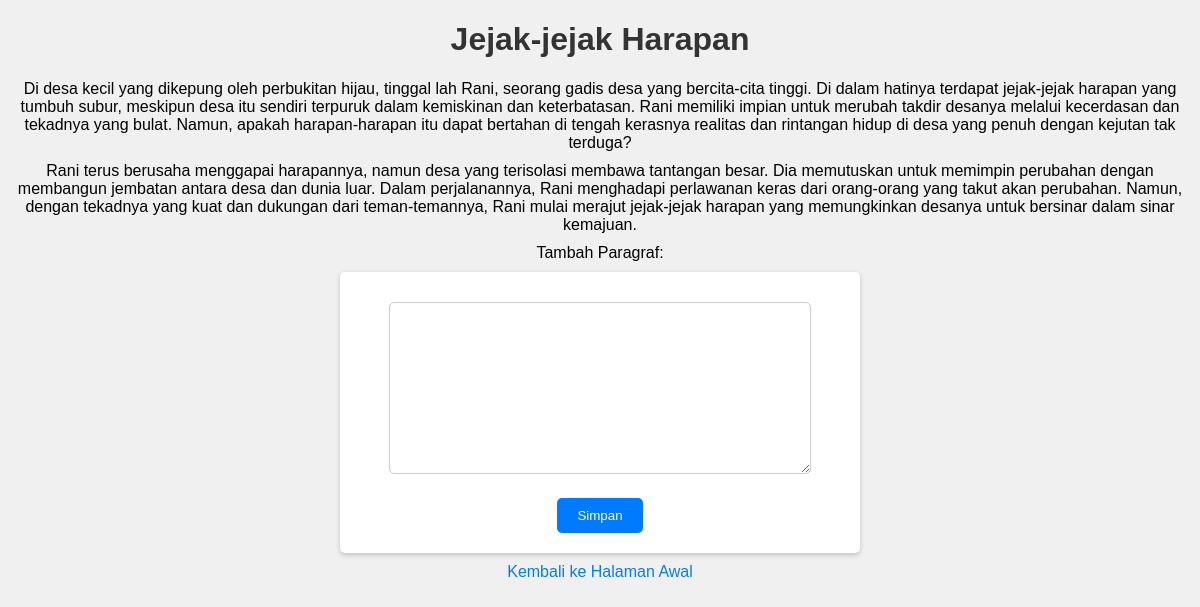
Screenshot of /read.php?idcerita=12 (signed in) with the database file from the repository.
### tables this page shows
CREATE TABLE `cerita` (
  `idcerita` int(11) NOT NULL,
  `judul` varchar(100) DEFAULT NULL,
  `iduser_pembuat_awal` varchar(40) NOT NULL
);

CREATE TABLE `paragraf` (
  `idparagraf` int(11) NOT NULL,
  `iduser` varchar(40) NOT NULL,
  `idcerita` int(11) NOT NULL,
  `isi_paragraf` varchar(700) DEFAULT NULL,
  `tanggal_buat` timestamp NULL DEFAULT current_timestamp()
);

### class/koneksi.php (called while the page is built, shortened)
<?php
    class Koneksi {
        public function __construct() {
            $this->conn = new mysqli("localhost", "root", "", "project_uas_fsp");
        }
    }
?>

### class/cerita.php (called while the page is built, shortened)
<?php
    require_once("koneksi.php");
    class Cerita extends Koneksi {
        public function getJudul($iduser="") {
            $sql = "SELECT judul FROM cerita where idcerita = ?";
            $stmt = $this->conn->prepare($sql);
            $stmt->bind_param("i", $iduser);
            $stmt->execute();
            $result = $stmt->get_result();
            return $result;
        }
        public function getAllParagraf($id_cerita="") {
            $sql = "SELECT * from paragraf p WHERE p.idcerita = ?";
            $stmt = $this->conn->prepare($sql);
            $stmt->bind_param("i", $id_cerita);
            $stmt->execute();
            $res = $stmt->get_result();
            return $res;
        }
    }
?>

### read.php (the view, shortened to what this page needs)
<?php
    require_once("class/cerita.php");
    $id_cerita = "";
    $judul = 0;
    if (isset($_GET["idcerita"])) {
        $id_cerita = $_GET["idcerita"];
    }
    $cerita = new Cerita();
    $result = $cerita->getJudul($id_cerita);
    if ($row = $result->fetch_assoc()) {
        $judul = $row["judul"];
    }
?>
<!DOCTYPE html>
<html lang="en">
<head>
</head>
<body>
    <?php
        $result = $cerita->getAllParagraf($id_cerita);
        echo "<h1>$judul</h1>";
        while ($row = $result->fetch_assoc()) {
            echo "<p>".$row["isi_paragraf"]."</p>";
        }
    ?>
    <p>Tambah Paragraf:</p>
    <form action="lihat_cerita.php" method="post">
        <p><textarea name="txttambahparagraf" id="" cols="30" rows="10"></textarea></p>
        <p><input type="submit" value="Simpan" name="btnsimpan"></p>
    </form>
    <p><a href="new_homepage.php">Kembali ke Halaman Awal</a></p>
</body>
</html>

### read.php (style rules this page uses)
body { font-family: Arial, sans-serif; background-color: #f0f0f0; text-align: center; margin: 0; padding: 0; }
h1 { color: #333; }
p { margin: 10px 0; }
form { background: #fff; max-width: 500px; margin: 0 auto; padding: 10px; border-radius: 5px; box-shadow: 0 2px 5px rgba(0, 0, 0, 0.2); }
textarea { width: 80%; padding: 10px; margin: 10px 0; border: 1px solid #ccc; border-radius: 5px; }
input[type="submit"] { background: #007BFF; color: #fff; border: none; padding: 10px 20px; border-radius: 5px; cursor: pointer; }
a { text-decoration: none; color: #007BFF; }

### rows the page displays
cerita: judul "Jejak-jejak Harapan"
paragraf: isi_paragraf "Di desa kecil yang dikepung oleh perbukitan hijau, tinggal lah Rani, seorang gadis desa yang bercita-cita tinggi. Di dalam hatinya terdapat jejak-jejak harapan yang tumbuh subur, meskipun desa itu sendiri terpuruk dalam kemiskinan dan keterbatasan. Rani memiliki impian untuk merubah takdir desanya melalui kecerdasan dan tekadnya yang bulat. Namun, apakah harapan-harapan itu dapat bertahan di tengah kerasnya realitas dan rintangan hidup di desa yang penuh dengan kejutan tak terduga?"
paragraf: isi_paragraf "Rani terus berusaha menggapai harapannya, namun desa yang terisolasi membawa tantangan besar. Dia memutuskan untuk memimpin perubahan dengan membangun jembatan antara desa dan dunia luar. Dalam perjalanannya, Rani menghadapi perlawanan keras dari orang-orang yang takut akan perubahan. Namun, dengan tekadnya yang kuat dan dukungan dari teman-temannya, Rani mulai merajut jejak-jejak harapan yang memungkinkan desanya untuk bersinar dalam sinar kemajuan."
